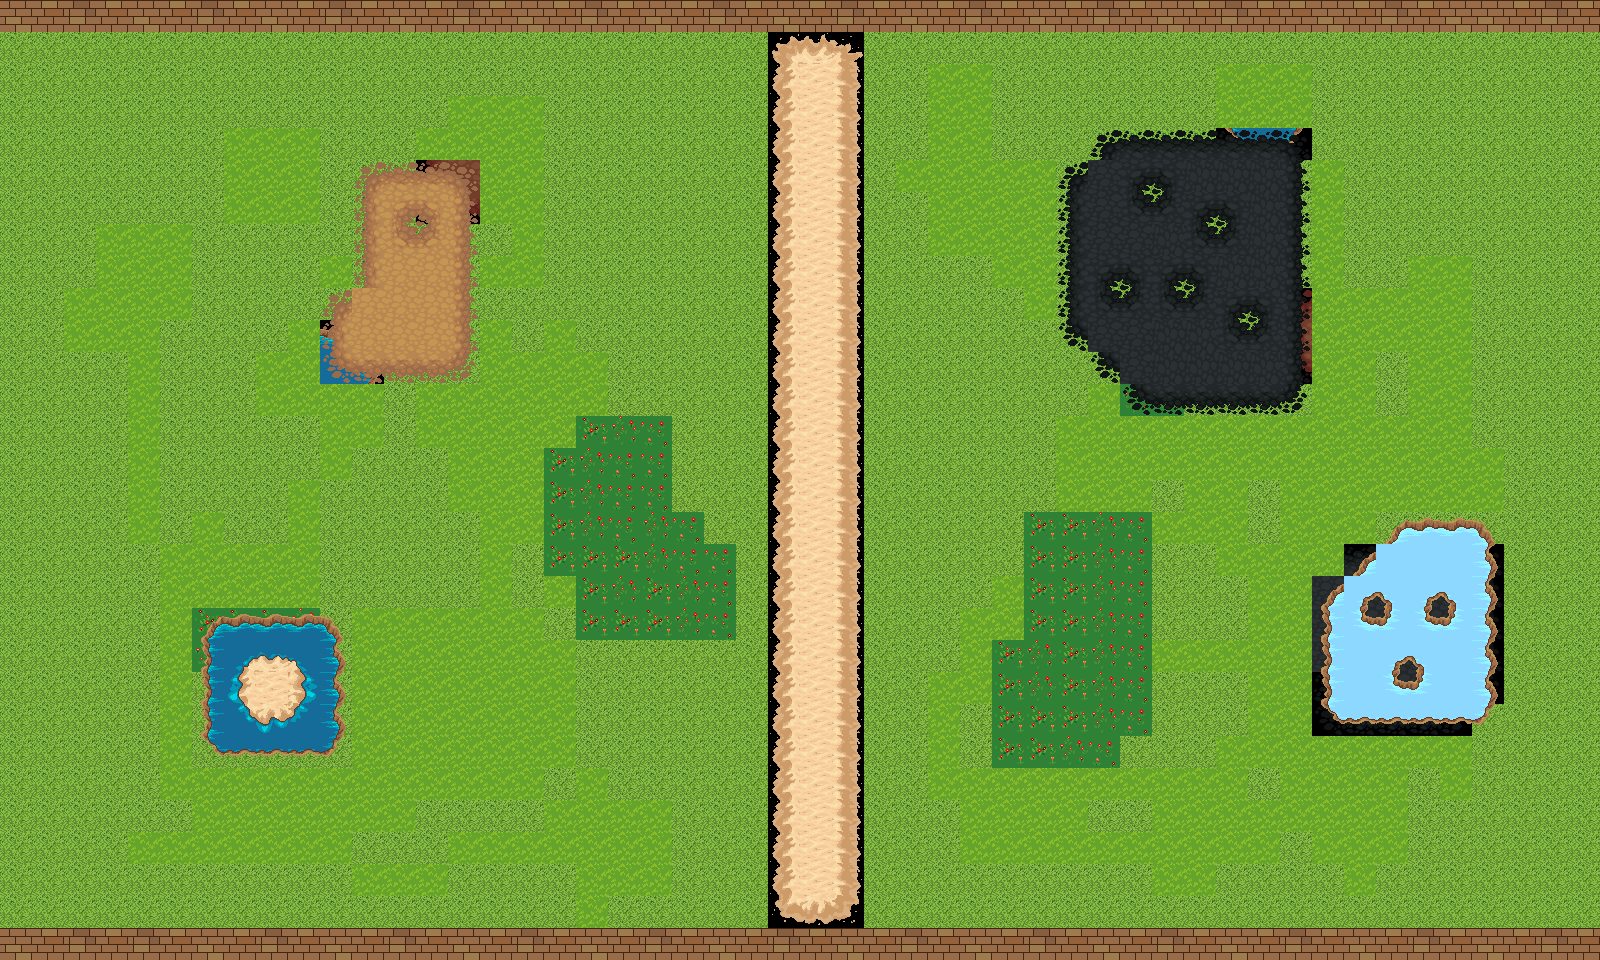

Tiled map render using the project's own tile images. Description and the map definition, with tile-layer contents summarised, below:
An orthogonal 50x30 tile map with 32x32 px tiles, 2 tile layers (background, 2level).

<map version="1.2" tiledversion="1.2.4" orientation="orthogonal" renderorder="right-down" width="50" height="30" tilewidth="32" tileheight="32" infinite="0" nextlayerid="4" nextobjectid="1">
 <tileset firstgid="1" source="terrain.tsx" />
 <layer id="1" name="background" width="50" height="30" locked="1">
  <data>[1500 cells, 1500 non-empty, 43 distinct tile ids]</data>
 </layer>
 <layer id="3" name="2level" width="50" height="30">
  <data>[1500 cells, 582 non-empty, 60 distinct tile ids]</data>
 </layer>
</map>
